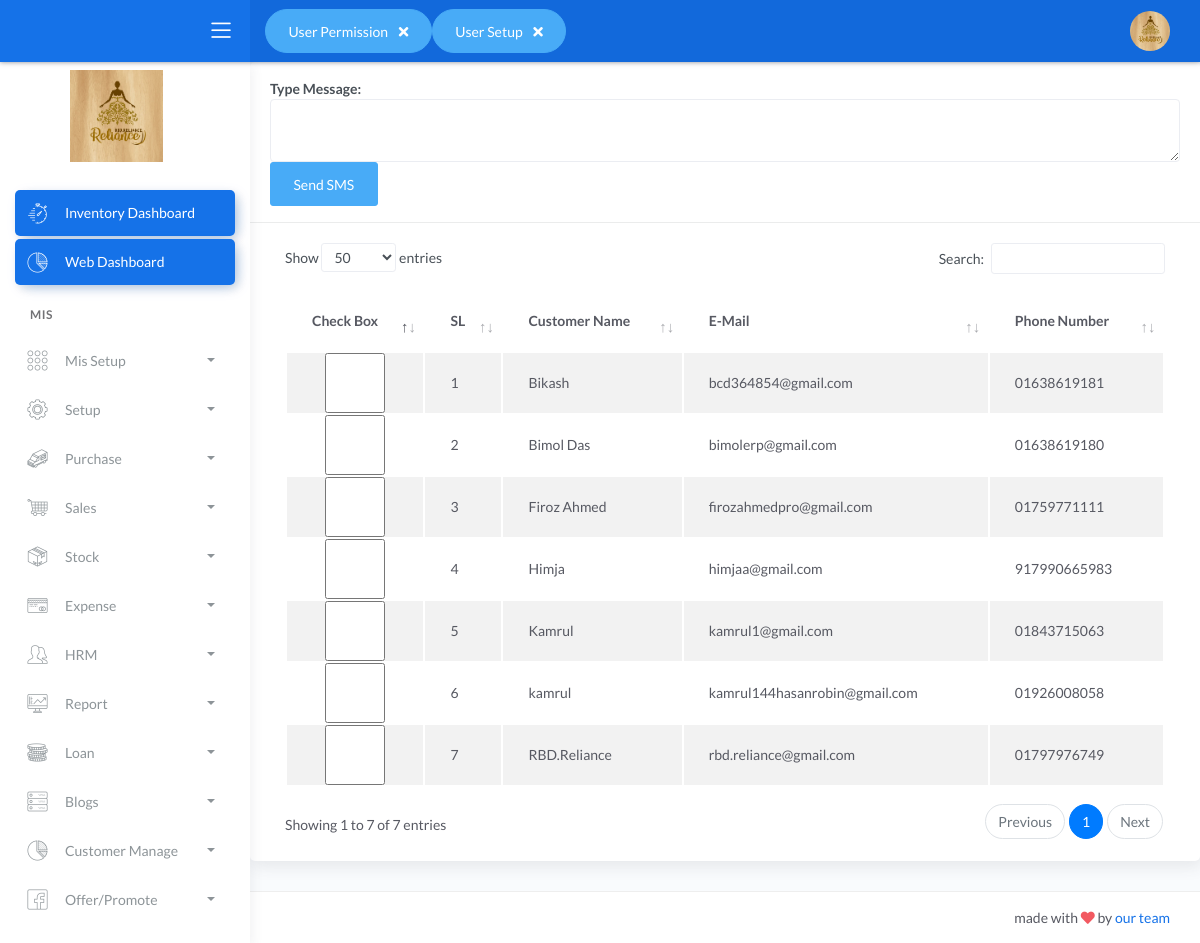
Page /pages/bulk_mail.php (signed in) on the committed database.
### tables this page shows
CREATE TABLE `most_visited_pages` (
  `id` int(11) NOT NULL,
  `page_name` varchar(255) NOT NULL,
  `page_link` varchar(255) NOT NULL,
  `visit_count` int(11) NOT NULL,
  `user_id` int(11) NOT NULL,
  `entry_at` timestamp NOT NULL DEFAULT current_timestamp()
);

CREATE TABLE `feature` (
  `id` int(11) NOT NULL,
  `feature_name` varchar(100) NOT NULL,
  `div_id` varchar(55) NOT NULL,
  `icons` varchar(255) DEFAULT NULL
);

CREATE TABLE `customer_info` (
  `id` int(11) NOT NULL,
  `customer_name` text NOT NULL,
  `business_name` text NOT NULL,
  `propritor_name` text NOT NULL,
  `mobile_no` varchar(55) NOT NULL,
  `mobile_no_2` varchar(55) NOT NULL,
  `email` varchar(100) NOT NULL,
  `customer_address` text NOT NULL,
  `credit_limit` int(11) NOT NULL,
  `ledger_id` bigint(20) NOT NULL,
  `group_for` int(11) NOT NULL DEFAULT 1,
  `customer_type` enum('Registered','Corporate','','') NOT NULL,
  `previous_due` decimal(20,2) NOT NULL,
  `previous_advance` decimal(20,2) NOT NULL,
  `entry_at` datetime NOT NULL,
  `entry_by` int(11) NOT NULL,
  `status` enum('Active','Inactive','Deleted','') NOT NULL,
  `pic` varchar(55) NOT NULL,
  `nid` varchar(55) NOT NULL,
  `form` varchar(55) NOT NULL,
  `check_file` varchar(255) NOT NULL,
  `opening_date` date NOT NULL
);

### pages/bulk_mail.php (the view, shortened to what this page needs)
<?php
$page_name="Bulk Mail Send";
include ('../common/helper.php');
include ('../template/header.php');
include ('../template/sidebar.php');
 ?>
		<div class="main-panel">
			<div class="content">
                     <div class="row">
						<div class="col-md-12">
							<div class="card">
								<div class="card-header">
									<div class="row">
									   <div class="col-12 center">
									     <div class="row">
									      <div class="col-12">
										    <label for=""><strong>Type Message:</strong></label>
										<textarea id="sms" name="sms" required class="form-control"></textarea>
										  </div>
										 </div>
                                         <div class="row">
										   <div class="col-12">
										     <input type="submit" class="btn btn-info" name="send" value="Send SMS" />
										   </div>
										 </div>
									   </div>
									</div>
								</div>
								<div class="card-body">
									<div class="table-responsive">
										<table id="add-row" class="display table table-striped table-hover" >
											<thead>
												<tr>
												<th>Check Box</th>
													<th>SL</th>
													<th>Customer Name</th>
													<th>E-Mail</th>
													<th>Phone Number</th>
												</tr>
											</thead>
											<tbody>
											<?php
											  $sql = "select d.*
											from  customer_info d
											where email!=''  order by d.customer_name asc ";
											  $select =$conn->query($sql);
											 while($c_data = $select->fetch_assoc()){ ?>
												<tr>
												<td> <input  type="checkbox"  name="selected_inv[]" value="<?=$c_data['email']?>" class="form-control"/></td>
												    <td><?=++$i?></td>
													<td><?=$c_data['customer_name']?></td>
													<td><?=$c_data['email']?></td>
													<td><?=$c_data['mobile_no']?></td>
												</tr>
												<?php } ?>
											</tbody>
										</table>
									</div>
								</div>
							</div>
						</div>
					</div>
			</div>
<?php include('../template/footer.php');?>

### template/header.php (shortened to what this page needs)
<?php
	include ('../common/library.php');
?>
<!DOCTYPE html>
<html lang="en">
<head>
	<link rel="stylesheet" href="../assets/css/bootstrap.min.css">
	<link rel="stylesheet" href="../assets/css/atlantis.min.css">
	<link rel="stylesheet" href="../assets/css/demo.css">
</head>
<body>
	<div class="wrapper">
		<div class="main-header">
			<div class="logo-header" data-background-color="blue">
				<div class="nav-toggle">
					<button class="btn btn-toggle toggle-sidebar">
						<i class="icon-menu"></i>
					</button>
				</div>
			</div>
			<nav class="navbar navbar-header navbar-expand-lg" data-background-color="blue2">
			<div style="display:flex; align-items:center">
			<?php
				$sql = "SELECT * FROM `most_visited_pages` WHERE  user_id = ".$_SESSION['user_id']." order by visit_count desc limit 5 ";
				$query = mysqli_query($conn, $sql);
				while($row = mysqli_fetch_assoc($query)){
			?>
				<button type="button" class="btn btn-info btn-round"><a style="color:white;text-decoration: none;" href="../<?=$row['page_link'];?>" ><?=$row['page_name'];?></a>
					<i class="fa fa-times danger ml-2" aria-hidden="true" onclick="delVisit(<?=$row['id'];?>)"></i>
			</button>
			<?php } ?>
			</div>
				<div class="container-fluid">
					<ul class="navbar-nav topbar-nav ml-md-auto align-items-center">
						<li class="nav-item dropdown hidden-caret">
							<a class="dropdown-toggle profile-pic" data-toggle="dropdown" href="#" aria-expanded="false">
								<div class="avatar-sm">
									<img src="../assets/img/profile.jpg" alt="..." class="avatar-img rounded-circle">
								</div>
							</a>
						</li>
					</ul>
				</div>
			</nav>
		</div>

### template/sidebar.php (shortened to what this page needs)
<div class="sidebar sidebar-style-2">
	<div class="sidebar-wrapper scrollbar scrollbar-inner">
		<div class="sidebar-content">
		<a href="index.html" class="logo">
			<img src="../assets/img/logo.jpg" style="width: 43%;padding: 3%; margin-left: 25%;" alt="navbar brand" class="">
		</a>
			<ul class="nav nav-primary">
				<li class="nav-item active">
					<a href="../pages/index.php">
						<i class="flaticon-stopwatch"></i>
						<span class="sub-item">Inventory Dashboard</span>
					</a>
				</li>
                      <li class="nav-item active">
					<a href="../pages/web_dashboard.php">
						<i class="flaticon-chart-pie"></i>
						<span class="sub-item">Web Dashboard</span>
					</a>
				</li>
				<li class="nav-section">
					<h4 class="text-section">MIS</h4>
				</li>
                      <?php
				 $test = 'select f.feature_name,f.div_id,m.feature,m.id,f.icons from feature f, menu m, menu_permission p where m.id=p.menu_id and m.feature=f.id and p.user_id="'.$_SESSION['user_id'].'" and p.status="ACTIVE" group by m.feature';
				 $features = $conn->query($test);
                       while($mainMenu=$features->fetch_assoc()){
				?>
				<li class="nav-item">
					<a data-toggle="collapse" href="#<?=$mainMenu['div_id']?>">
						<i class="<?=$mainMenu['icons']?>"></i>
						<p><?=$mainMenu['feature_name']?></p>
						<span class="caret"></span>
					</a>
                       <?php
				  $t2 = 'select m.menu_name,m.link from menu m, menu_permission p where m.id=p.menu_id and p.user_id="'.$_SESSION['user_id'].'" and m.feature="'.$mainMenu['feature'].'" and p.status="ACTIVE"';
				 $pages = $conn->query($t2);
				?>
					<div class="collapse <?php while($p=$pages->fetch_assoc()){if($page_name=='Dashboard') $p['menu_name']='Dashboard';if($page_name==$p['menu_name']){ echo 'show' ;}  }?>" id="<?=$mainMenu['div_id']?>" >
						<ul class="nav nav-collapse">
                                <?php
				 $tt = 'select m.menu_name,m.link from menu m, menu_permission p where m.id=p.menu_id and p.user_id="'.$_SESSION['user_id'].'" and m.feature="'.$mainMenu['feature'].'" and p.status="ACTIVE"';
				 $sql2 = $conn->query($tt);
                       while($data2=$sql2->fetch_assoc()){
				?>
							<li class="<?php if($page_name==$data2['menu_name']){ echo 'nav-item active' ;
							} ?>">
								<a href="../<?=$data2['link']?>">
								</a>
							</li>
							<? } ?>
						</ul>
					</div>
				</li>
                   <? } ?>
			</ul>
		</div>
	</div>
</div>

### rows in the picture
most_visited_pages: page_name "User Permission"
most_visited_pages: page_name "User Setup"
feature: feature_name "Mis Setup"
feature: feature_name "Setup"
feature: feature_name "Purchase"
feature: feature_name "Sales"
feature: feature_name "Stock"
feature: feature_name "Expense"
feature: feature_name "HRM"
feature: feature_name "Report"
feature: feature_name "Loan"
feature: feature_name "Blogs"
feature: feature_name "Customer Manage"
feature: feature_name "Offer/Promote"
customer_info: customer_name "Bikash", email "bcd364854@gmail.com", mobile_no "01638619181"
customer_info: customer_name "Bimol Das", email "bimolerp@gmail.com", mobile_no "01638619180"
customer_info: customer_name "Firoz Ahmed", email "firozahmedpro@gmail.com", mobile_no "01759771111"
customer_info: customer_name "Himja", email "himjaa@gmail.com", mobile_no "917990665983"
customer_info: customer_name "Kamrul", email "kamrul1@gmail.com", mobile_no "01843715063"
customer_info: customer_name "kamrul", email "kamrul144hasanrobin@gmail.com", mobile_no "01926008058"
customer_info: customer_name "RBD.Reliance", email "rbd.reliance@gmail.com", mobile_no "01797976749"
